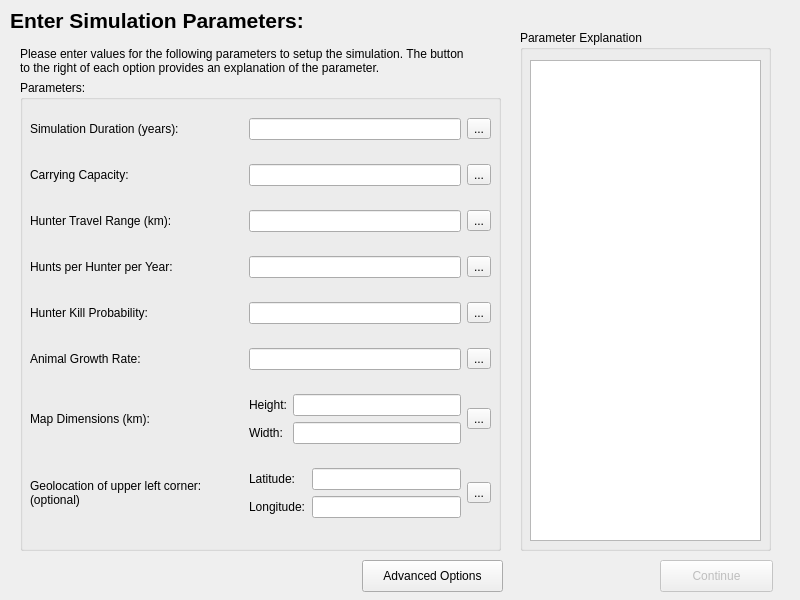
<?xml version="1.0" encoding="UTF-8"?>
<ui version="4.0">
 <class>SetupSimulation</class>
 <widget class="QWidget" name="SetupSimulation">
  <property name="geometry">
   <rect>
    <x>0</x>
    <y>0</y>
    <width>800</width>
    <height>600</height>
   </rect>
  </property>
  <property name="windowTitle">
   <string>Form</string>
  </property>
  <widget class="QGroupBox" name="groupBox_2">
   <property name="geometry">
    <rect>
     <x>520</x>
     <y>30</y>
     <width>251</width>
     <height>521</height>
    </rect>
   </property>
   <property name="title">
    <string>Parameter Explanation</string>
   </property>
   <widget class="QTextBrowser" name="explanationText">
    <property name="geometry">
     <rect>
      <x>10</x>
      <y>30</y>
      <width>231</width>
      <height>481</height>
     </rect>
    </property>
    <property name="acceptDrops">
     <bool>false</bool>
    </property>
    <property name="autoFormatting">
     <set>QTextEdit::AutoBulletList</set>
    </property>
   </widget>
  </widget>
  <widget class="QGroupBox" name="groupBox">
   <property name="geometry">
    <rect>
     <x>20</x>
     <y>80</y>
     <width>481</width>
     <height>471</height>
    </rect>
   </property>
   <property name="title">
    <string>Parameters:</string>
   </property>
   <widget class="QWidget" name="gridLayoutWidget">
    <property name="geometry">
     <rect>
      <x>10</x>
      <y>20</y>
      <width>461</width>
      <height>441</height>
     </rect>
    </property>
    <layout class="QGridLayout" name="gridLayout">
     <item row="3" column="0">
      <widget class="QLabel" name="range">
       <property name="text">
        <string>Hunter Travel Range (km):</string>
       </property>
      </widget>
     </item>
     <item row="4" column="2">
      <widget class="QToolButton" name="huntHelp">
       <property name="text">
        <string>...</string>
       </property>
      </widget>
     </item>
     <item row="2" column="0">
      <widget class="QLabel" name="carry">
       <property name="text">
        <string>Carrying Capacity:</string>
       </property>
      </widget>
     </item>
     <item row="2" column="1">
      <widget class="QLineEdit" name="carryValue"/>
     </item>
     <item row="3" column="1">
      <widget class="QLineEdit" name="rangeValue"/>
     </item>
     <item row="2" column="2">
      <widget class="QToolButton" name="carryHelp">
       <property name="text">
        <string>...</string>
       </property>
      </widget>
     </item>
     <item row="1" column="1">
      <widget class="QLineEdit" name="durationValue"/>
     </item>
     <item row="4" column="0">
      <widget class="QLabel" name="hphy">
       <property name="text">
        <string>Hunts per Hunter per Year:</string>
       </property>
      </widget>
     </item>
     <item row="1" column="0">
      <widget class="QLabel" name="duration">
       <property name="sizePolicy">
        <sizepolicy hsizetype="Expanding" vsizetype="Preferred">
         <horstretch>0</horstretch>
         <verstretch>0</verstretch>
        </sizepolicy>
       </property>
       <property name="text">
        <string>Simulation Duration (years):</string>
       </property>
      </widget>
     </item>
     <item row="5" column="2">
      <widget class="QToolButton" name="killHelp">
       <property name="text">
        <string>...</string>
       </property>
      </widget>
     </item>
     <item row="3" column="2">
      <widget class="QToolButton" name="rangeHelp">
       <property name="text">
        <string>...</string>
       </property>
      </widget>
     </item>
     <item row="4" column="1">
      <widget class="QLineEdit" name="huntValue"/>
     </item>
     <item row="1" column="2">
      <widget class="QToolButton" name="durationHelp">
       <property name="text">
        <string>...</string>
       </property>
      </widget>
     </item>
     <item row="5" column="1">
      <widget class="QLineEdit" name="killValue"/>
     </item>
     <item row="5" column="0">
      <widget class="QLabel" name="killRate">
       <property name="text">
        <string>Hunter Kill Probability:</string>
       </property>
      </widget>
     </item>
     <item row="7" column="1">
      <layout class="QGridLayout" name="gridLayout_2">
       <item row="0" column="0">
        <widget class="QLabel" name="height">
         <property name="text">
          <string>Height:</string>
         </property>
        </widget>
       </item>
       <item row="1" column="0">
        <widget class="QLabel" name="width">
         <property name="text">
          <string>Width:</string>
         </property>
        </widget>
       </item>
       <item row="0" column="1">
        <widget class="QLineEdit" name="heightValue"/>
       </item>
       <item row="1" column="1">
        <widget class="QLineEdit" name="widthValue"/>
       </item>
      </layout>
     </item>
     <item row="7" column="0">
      <widget class="QLabel" name="dimensions">
       <property name="text">
        <string>Map Dimensions (km):</string>
       </property>
      </widget>
     </item>
     <item row="7" column="2">
      <widget class="QToolButton" name="dimensionsHelp">
       <property name="text">
        <string>...</string>
       </property>
      </widget>
     </item>
     <item row="9" column="0">
      <widget class="QLabel" name="geolocation">
       <property name="sizePolicy">
        <sizepolicy hsizetype="Preferred" vsizetype="Preferred">
         <horstretch>0</horstretch>
         <verstretch>0</verstretch>
        </sizepolicy>
       </property>
       <property name="text">
        <string>Geolocation of upper left corner: (optional)</string>
       </property>
       <property name="wordWrap">
        <bool>true</bool>
       </property>
      </widget>
     </item>
     <item row="9" column="2">
      <widget class="QToolButton" name="geoHelp">
       <property name="text">
        <string>...</string>
       </property>
      </widget>
     </item>
     <item row="9" column="1">
      <layout class="QGridLayout" name="gridLayout_3">
       <item row="0" column="0">
        <widget class="QLabel" name="latitude">
         <property name="text">
          <string>Latitude:</string>
         </property>
        </widget>
       </item>
       <item row="1" column="0">
        <widget class="QLabel" name="longitude">
         <property name="text">
          <string>Longitude:</string>
         </property>
        </widget>
       </item>
       <item row="0" column="1">
        <widget class="QLineEdit" name="latValue"/>
       </item>
       <item row="1" column="1">
        <widget class="QLineEdit" name="longValue"/>
       </item>
      </layout>
     </item>
     <item row="6" column="0">
      <widget class="QLabel" name="growthLabel">
       <property name="text">
        <string>Animal Growth Rate:</string>
       </property>
      </widget>
     </item>
     <item row="6" column="1">
      <widget class="QLineEdit" name="growthValue"/>
     </item>
     <item row="6" column="2">
      <widget class="QToolButton" name="growthHelp">
       <property name="text">
        <string>...</string>
       </property>
      </widget>
     </item>
    </layout>
   </widget>
  </widget>
  <widget class="QPushButton" name="submit">
   <property name="enabled">
    <bool>false</bool>
   </property>
   <property name="geometry">
    <rect>
     <x>660</x>
     <y>560</y>
     <width>113</width>
     <height>32</height>
    </rect>
   </property>
   <property name="text">
    <string>Continue</string>
   </property>
  </widget>
  <widget class="QLabel" name="Header">
   <property name="geometry">
    <rect>
     <x>10</x>
     <y>10</y>
     <width>411</width>
     <height>21</height>
    </rect>
   </property>
   <property name="font">
    <font>
     <pointsize>16</pointsize>
     <weight>75</weight>
     <bold>true</bold>
    </font>
   </property>
   <property name="text">
    <string>Enter Simulation Parameters:</string>
   </property>
  </widget>
  <widget class="QLabel" name="explanation">
   <property name="geometry">
    <rect>
     <x>20</x>
     <y>40</y>
     <width>451</width>
     <height>41</height>
    </rect>
   </property>
   <property name="text">
    <string>Please enter values for the following parameters to setup the simulation. The button to the right of each option provides an explanation of the parameter.</string>
   </property>
   <property name="wordWrap">
    <bool>true</bool>
   </property>
  </widget>
  <widget class="QPushButton" name="advancedOptions">
   <property name="geometry">
    <rect>
     <x>362</x>
     <y>560</y>
     <width>141</width>
     <height>32</height>
    </rect>
   </property>
   <property name="text">
    <string>Advanced Options</string>
   </property>
  </widget>
 </widget>
 <tabstops>
  <tabstop>explanationText</tabstop>
  <tabstop>durationValue</tabstop>
  <tabstop>carryValue</tabstop>
  <tabstop>rangeValue</tabstop>
  <tabstop>huntValue</tabstop>
  <tabstop>killValue</tabstop>
  <tabstop>growthValue</tabstop>
  <tabstop>heightValue</tabstop>
  <tabstop>widthValue</tabstop>
  <tabstop>latValue</tabstop>
  <tabstop>longValue</tabstop>
  <tabstop>durationHelp</tabstop>
  <tabstop>carryHelp</tabstop>
  <tabstop>rangeHelp</tabstop>
  <tabstop>huntHelp</tabstop>
  <tabstop>killHelp</tabstop>
  <tabstop>growthHelp</tabstop>
  <tabstop>dimensionsHelp</tabstop>
  <tabstop>geoHelp</tabstop>
  <tabstop>advancedOptions</tabstop>
  <tabstop>submit</tabstop>
 </tabstops>
 <resources/>
 <connections/>
</ui>
